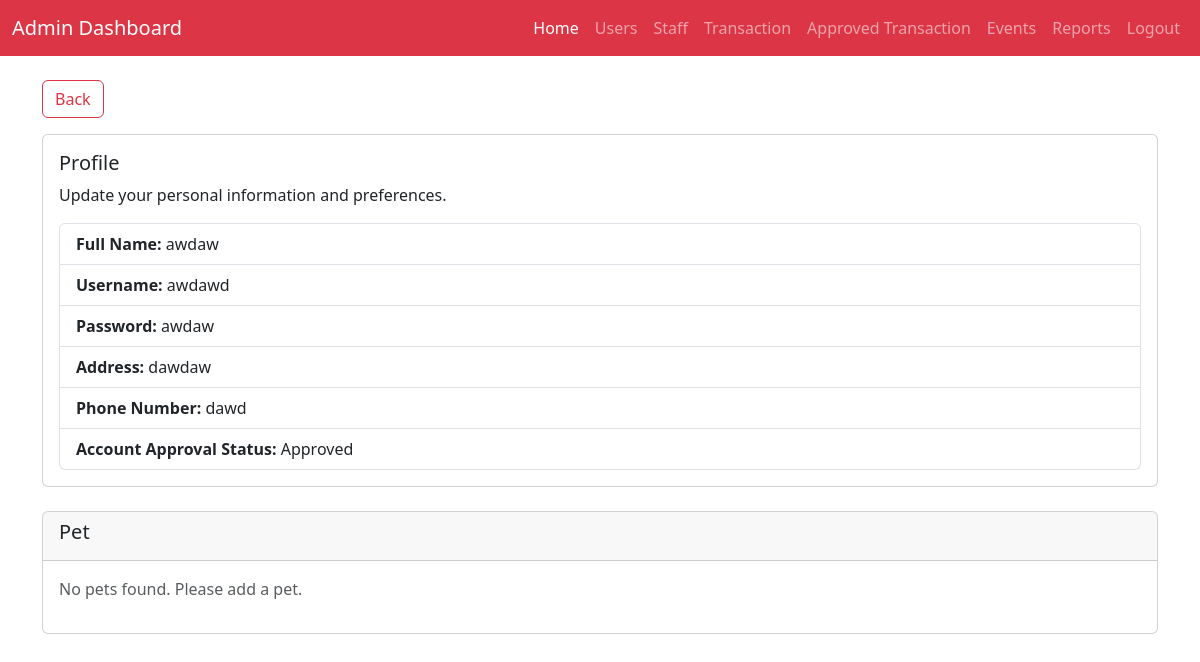
/view/admin/pages/userinfo.php?user_id=USR_674ac97078699 (signed in), run on the app's committed database.
### tables this page shows
CREATE TABLE `tbl_user` (
  `id` int(10) NOT NULL,
  `user_id` varchar(50) NOT NULL,
  `username` varchar(50) NOT NULL,
  `password` varchar(255) NOT NULL,
  `fullname` varchar(255) NOT NULL,
  `address` varchar(50) NOT NULL,
  `phone_number` varchar(255) NOT NULL,
  `isApproved` tinyint(4) DEFAULT NULL
);

### view/admin/pages/userinfo.php (the view, shortened to what this page needs)
<?php
$user_id = $_GET['user_id'];
$host = 'localhost';
$dbname = 'pet_db';
$username = 'root';
$password = '';
try {
    $pdo = new PDO("mysql:host=$host;dbname=$dbname", $username, $password);
    $pdo->setAttribute(PDO::ATTR_ERRMODE, PDO::ERRMODE_EXCEPTION);
    function getAllPetInfo($pdo, $user_id)
    {
        try {
            $query = "
                SELECT `id`, `pet_id`, `user_id`, `pet_name`, `pet_species`, `pet_age`
                FROM `tbl_pet`
                WHERE `user_id` = ?;
            ";
            $stmt = $pdo->prepare($query);
            $stmt->execute([$user_id]);
            return $stmt->fetchAll(PDO::FETCH_ASSOC);
        } catch (PDOException $e) {
            echo '<p class="text-danger">Error fetching pets: ' . htmlspecialchars($e->getMessage()) . '</p>';
            return [];
        }
    }
    if (isset($user_id) && !empty($user_id)) {
        $pets = getAllPetInfo($pdo, $user_id);
    } else {
        echo '<p class="text-danger">User is not logged in.</p>';
        exit;
    }
} catch (PDOException $e) {
    echo '<p class="text-danger">Database error: ' . htmlspecialchars($e->getMessage()) . '</p>';
    exit;
}
?>
<!DOCTYPE html>
<html lang="en">
<head>
    <link href="https://cdn.jsdelivr.net/npm/bootstrap@5.3.0-alpha1/dist/css/bootstrap.min.css" rel="stylesheet">
</head>
<body>
<nav class="navbar navbar-expand-lg navbar-dark bg-danger">
        <div class="container-fluid">
            <a class="navbar-brand" href="#">Admin Dashboard</a>
            <div class="collapse navbar-collapse" id="navbarNav">
                <ul class="navbar-nav ms-auto">
                    <li class="nav-item">
                        <a class="nav-link active" href="dashboard.php">Home</a>
                    </li>
                    <li class="nav-item">
                        <a class="nav-link" href="users.php">Users</a>
                    </li>
                    <li class="nav-item">
                        <a class="nav-link" href="staff.php">Staff</a>
                    </li>
                    <li class="nav-item">
                        <a class="nav-link" href="transactions.php">Transaction</a>
                    </li>
                    <li class="nav-item">
                        <a class="nav-link" href="approved.php">Approved Transaction</a>
                    </li>
                    <li class="nav-item">
                        <a class="nav-link" href="events.php">Events</a>
                    </li>
                    <li class="nav-item">
                        <a class="nav-link" href="#">Reports</a>
                    </li>
                    <li class="nav-item">
                        <a class="nav-link" href="logout.php">Logout</a>
                    </li>
                </ul>
            </div>
        </div>
    </nav>
    <div class="container mt-4">
        <a href="dashboard.php" class="btn btn-outline-danger mb-3">Back</a>
        <div class="card">
            <div class="card-body">
                <h5 class="card-title">Profile</h5>
                <p class="card-text">Update your personal information and preferences.</p>
                <?php
                try {
                    $query = "SELECT id, username, password, fullname, address, phone_number, isApproved
                    FROM tbl_user
                    WHERE user_id = ?";
                    $stmt = $pdo->prepare($query);
                    $stmt->execute([$_GET['user_id']]);
                    $user = $stmt->fetch(PDO::FETCH_ASSOC);
                    if ($user) {
                        echo '<ul class="list-group">';
                        echo '<li class="list-group-item"><strong>Full Name:</strong> ' . htmlspecialchars($user['fullname']) . '</li>';
                        echo '<li class="list-group-item"><strong>Username:</strong> ' . htmlspecialchars($user['username']) . '</li>';
                        echo '<li class="list-group-item"><strong>Password:</strong> ' . htmlspecialchars($user['password']) . '</li>';
                        echo '<li class="list-group-item"><strong>Address:</strong> ' . htmlspecialchars($user['address']) . '</li>';
                        echo '<li class="list-group-item"><strong>Phone Number:</strong> ' . htmlspecialchars($user['phone_number']) . '</li>';
                        echo '<li class="list-group-item"><strong>Account Approval Status:</strong> ' . ($user['isApproved'] ? 'Approved' : 'Pending') . '</li>';
                        echo '</ul>';
                    } else {
                        echo '<p class="text-danger">User information not found for ID: ' . htmlspecialchars($_SESSION['user_id']) . '</p>';
                    }
                } catch (PDOException $e) {
                    echo '<p class="text-danger">Error fetching user information: ' . htmlspecialchars($e->getMessage()) . '</p>';
                }
                ?>
            </div>
        </div>
        <br>
        <div class="card">
            <div class="card-header">
                <div class="row">
                    <div class="col">
                        <h5 class="card-title">Pet</h5>
                    </div>
                </div>
            </div>
            <div class="card-body">
                <div class="row">
                    <?php
                    if (!empty($pets)) {
                        foreach ($pets as $pet) {
                            echo '
                                <div class="col-md-4 mb-4">
                                    <div class="card">
                                        <div class="card-body">
                                            <h5 class="card-title">' . htmlspecialchars($pet['pet_name']) . '</h5>
                                            <p class="card-text">Species: ' . htmlspecialchars($pet['pet_species']) . '</p>
                                            <p class="card-text">Age: ' . htmlspecialchars($pet['pet_age']) . '</p>
                                            <a href="pet_history.php?pet_id=' . htmlspecialchars($pet['pet_id']) . '" class="btn btn-info">History</a>
                                        </div>
                                    </div>
                                </div>';
                        }
                    } else {
                        echo "<p class='text-muted'>No pets found. Please add a pet.</p>";
                    }
                    ?>
                </div>
            </div>
        </div>
    </div>
</body>
</html>

### data on the page
tbl_user: fullname "awdaw", username "awdawd", password "awdaw", address "dawdaw", phone_number "dawd"
